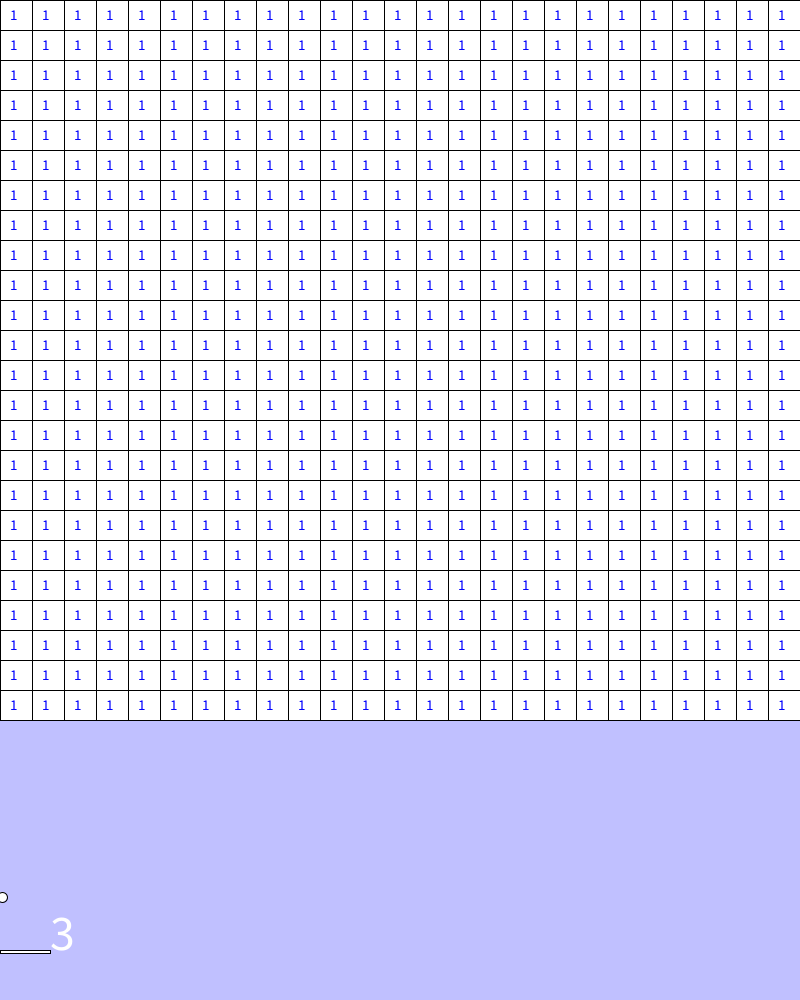
Frame 1 (no input)
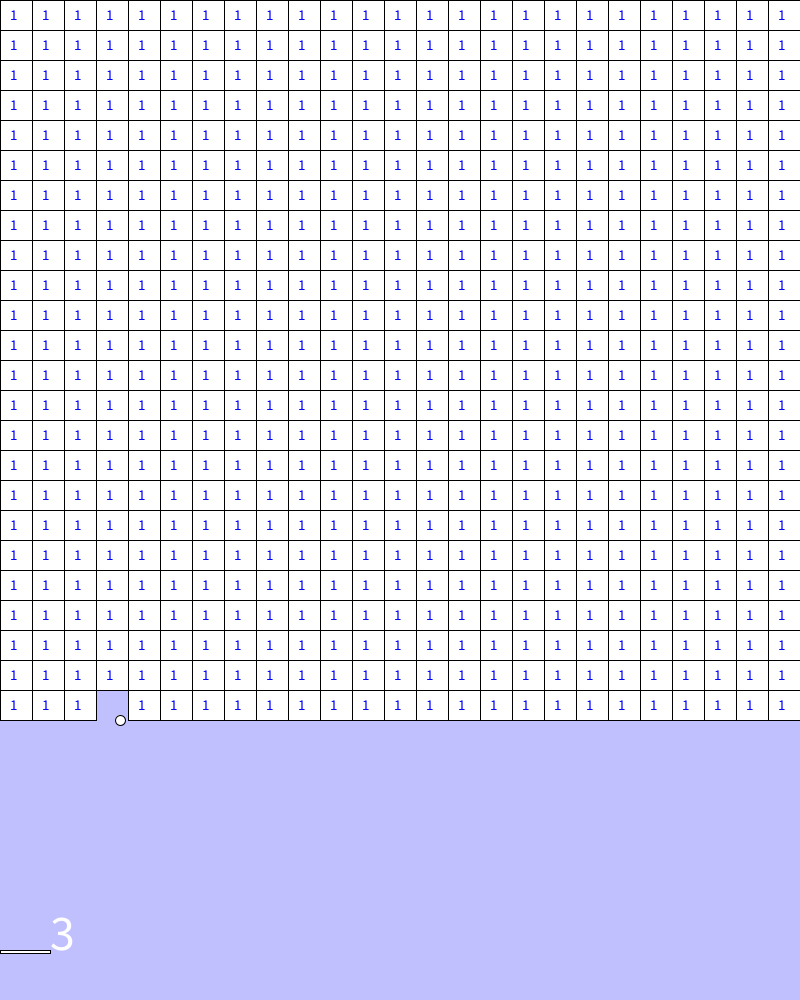
Frame 60 (the mouse pressed at the canvas centre just before this capture)
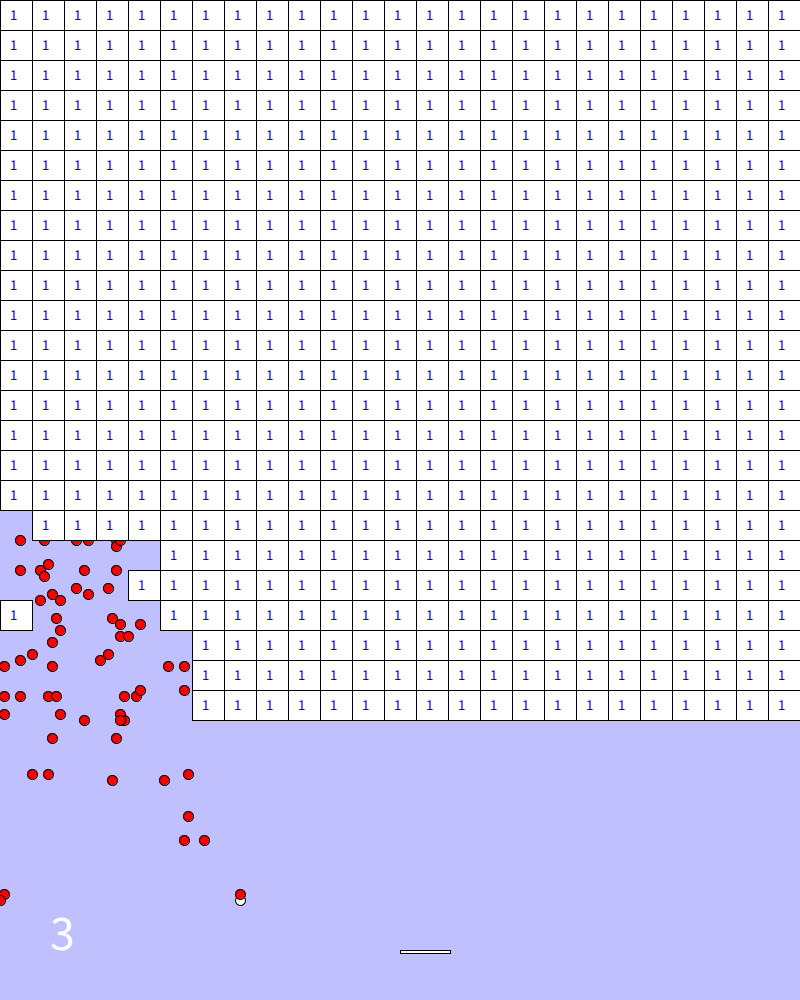
Frame 120 (the mouse held since frame 60 and released just before this capture)

The Processing sketch that drew these frames (run headless with seeded random() and noise(); from frame 60 on, the mouse is pressed at the canvas centre):

// Processing sketch: brick_breaker_game
// ── brick_breaker_game.pde
int block[][] = new int [width][height];// ブロックの配列を宣言
ArrayList<Ball> balls; // ボールを管理するリスト
float x, y, b_w = 10, b_h = 10, dx, dy;
float r_w = 50.0, r_h = 3.0;
int remain = 3; // 残機の初期値を設定&ゲームの判定

void setup() {
  size(800, 1000);
  balls = new ArrayList<Ball>();
  initBall(); // ボールの初期化
  initBlock(); // ブロックの初期化
}

void draw() {
  frameRate(165);

  background(192, 192, 255);
  // println(x,y,dx,dy);//x,yの値が代入されていない
  for(Ball ball : balls) {
    ball.update();
    ball.display();
    checkCollision(ball);
    if (ball.x + b_w >= width) {
      // ボールが左右の壁に当たったら跳ね返る
      ball.dx = -ball.dx;
      if (ball.y < 0) {
        //ボールが上の壁に当たったら跳ね返る
        ball.dy = -ball.dy;
      }
    }
    // ballが赤か白か判定する
    // 白で落ちたならリセット

    if (ball.isOriginal == true) {
      if (ball.y + b_h >= height) {
        // remain--;//永遠にひかれ続ける
        println("fall");
        if (remain > 0) {
          // initBall();//やっぱフリーズする
        }
      }
    }
    if (ball.isOriginal == !true) {
      if (ball.y + b_h > height) {
        ball.dy = -ball.dy;//赤のボールは画面底部に接触すると跳ね返る
      }
    }
    println(ball.x, ball.dx);
  }
  fill(255);
  textSize(50);
  text(remain, 50, height - 50);
  textSize(15);
  checkBlocks(); //ブロックによるボールの跳ね返り処理
  showBlocks(); //命が残っているブロックを表示する
  checkAndShowRacket(height-50); // ラケットの表示とボールの打ち返し処理

  // if (y + b_h >= height) {
    //   //動いていない
    //   remain--;
    //   if (remain > 0) {
      //     // initBall();
      //     println("落ちた");
      //     println(x,y);
      //   }
    // }
  //ボールが上部の壁に当たったら跳ね返る
  if (remain < 1) {
    background(0);
    fill(255);
    textSize(165);
    text("GAME OVER", width / 2 - 400, height / 3);
    textSize(100);
    text("RETRY", width / 2 - 150, height / 3 + 200);
  }
}

// ── addNewBalls.pde
void addNewBalls(Ball originalBall) {
  // オリジナルボールの位置と速度を元に新しいボールを追加

  Ball newBall1 = new Ball(originalBall.x, originalBall.y, originalBall.dx, -originalBall.dy, originalBall.b_w, originalBall.b_h, false, color(255,0,0)); // 赤いボール（複製）
  Ball newBall2 = new Ball(originalBall.x, originalBall.y, -originalBall.dx, originalBall.dy, originalBall.b_w, originalBall.b_h, false, color(255,0,0)); // 赤いボール（複製）
  balls.add(newBall1);
  balls.add(newBall2);
  originalBall.isOriginal = false; // オリジナルボールは複製後にオリジナルではなくなる
}

void checkCollision(Ball ball) {
  if (ball.y + ball.b_h >= height) {
    if (remain > 0) {
    }
  }
  if (ball.x <= 0 || ball.x + ball.b_w >= width) {
    ball.dx = -ball.dx;
  }
  if (ball.y <= 0) {
    ball.dy = -ball.dy;
  }
}
class Ball {
  float x, y, dx, dy, b_w, b_h;
  boolean isOriginal;
  color ballColor;

  Ball(float x, float y, float dx, float dy, float b_w, float b_h, boolean isOriginal, color ballColor) {
    this.x = x;
    this.y = y;
    this.dx = dx;
    this.dy = dy;
    this.b_w = b_w;
    this.b_h = b_h;
    this.isOriginal = isOriginal;
    this.ballColor = ballColor;
  }

  void update() {
    if (x + b_w >= width) {
      // ボールが左右の壁に当たったら跳ね返る
      dx = -dx;
    }
    if (y < 0) {
        //ボールが上の壁に当たったら跳ね返る
        dy = -dy;
      }
    x += dx;
    y += dy;
    // println(dx);
  }
  //x,yの値が代入されている

  void display() {
    fill(ballColor); // ボールの色を設定
    ellipse(x, y, b_w, b_h);
  }

  boolean hitsBlock(int row, int column) {
    // ブロックとボールの衝突判定
    float blockX = column *(width / block[0].length);
    float blockY = row *(height / block.length);
    float blockWidth = width / block[0].length;
    float blockHeight = height / block.length;
    return x + b_w > blockX && x < blockX + blockWidth && y + b_h > blockY && y < blockY + blockHeight;
  }
}

// ── ball_function.pde
/* ボールの位置と速度を初期化 */

void initBall() {
  Ball ball = new Ball(mouseX, height - 100, 2, -3, 10, 10, true, color(255)); // 白いボールの初期化
  balls.add(ball);//ballsにballの配列を追加
}

// ── block_function.pde
float bw, bh = 30.0;//ブロックの縦,横幅
int column_bk = 100;//行の数
int row_bk = 100;//列の数

void initBlock() {
  block = new int[row_bk][column_bk]; //適切なサイズのブロック配列を初期化
  for(int row = 0;
  row < 26;
  row = row + 1) {
    for(int column = 0;
    column < 24;
    column = column + 1) {
      block[row][column] = 1;//ブロックの耐久
    }
  }
  bw = width / 25; // ブロックの幅を決める
  // Ball ball = new Ball(width / 2, height / 2, 5, 5, 10, 10);
}
/* ボールが575個のブロックのいずれかにぶつかったら跳ね返る */

void checkBlocks() {
  for(int row = 0;
  row < block.length;
  row++) {
    for (int column=0; column<column_bk; column++) {
      if (block[row][column] > 0) {
        for(Ball ball : balls) {
          int ret = blockHitCheck(row * bw, column * bh, bw, bh, ball.x, ball.y, ball.b_w, ball.b_h, ball.dx, ball.dy);
          if (ret > 0) {
            if (ret == 1) {
              ball.dx = -ball.dx; // ボールのx速度を反転
            }
            else if (ret == 2) {
              ball.dy = -ball.dy; // ボールのy速度を反転
            }
            else if (ret == 3) {
              ball.dx = -ball.dx; // ボールのx速度を反転
              ball.dy = -ball.dy; // ボールのy速度を反転
            }
            block[row][column]--;
            if (block[row][column] <= 0) {
               addNewBalls(ball);//ブロックが壊れたときにボールを追加
            }
            return;
          }
        }
      }
    }
  }
}
/* 10個のブロックを表示する */

void showBlocks() {
  for(int row = 0;
  row < block.length;
  row = row + 1) {
    for(int column = 0;
    column < column_bk;
    column = column + 1) {
      if (block[row][column] > 0) {
        fill(255);
        rect(row * bw, column * bh, bw, bh); // ブロックの描画
        fill(0,0,255);
        text(block[row][column], row * bw + 10, column * bh + 20);  // ブロックごとの余命を表示
        fill(255);
      }
    }
  }
}

// ── hit_function.pde
/*
 ふたつの長方形が重なるかどうかをしらべて、
 重なったとき:true, 重ならないとき:false を返す
*/
boolean isOverlap(float x1, float y1, float w1, float h1, 
  float x2, float y2, float w2, float h2) {
  return x1 < x2+w2 && x2 < x1+w1 && y1 < y2+h2 && y2 < y1+h1;
}

/*
 長方形（ブロック、ラケット）とボールの衝突判定を行い、衝突した場合は跳ね返る方向を返す
 長方形（位置x,y; 大きさw,h)、ボール（位置bx,by; 大きさbw,bh; 速度dx,dy）
 跳ね返る方向（x軸、y軸の別）を返す
 跳ね返らない時: 0
 x軸のみの時: 1
 y軸のみの時: 2
 x軸, y軸両方の時: 3
*/
int blockHitCheck(float x, float y, float w, float h,
 float bx, float by, float bw, float bh, float dx, float dy) {
  int xflag = 0, yflag = 0;
  
  if (!isOverlap(x,y,w,h,bx+dx,by+dy,bw,bh)) {
    return 0; // 衝突していなかったら0を返す
  }
  
  if (isOverlap(x,y,w,h,bx+dx,by,bw,bh)) xflag = 1; // x軸方向の衝突判定
  if (isOverlap(x,y,w,h,bx,by+dy,bw,bh)) yflag = 2; // y軸方向の衝突判定
  return xflag + yflag; // 跳ね返る方向を表す値を返す
}
// ── racket_function.pde
/*
  checkAndShowRacket()
  float r_y;  // r_hはラケットのy座標
*/
void checkAndShowRacket(float r_y) {
  float r_x = mouseX; // r_x はラケットの左側のx座標
  
  if (r_x + r_w > width) { // 右に寄りすぎていたら補正する
    r_x = width - r_w;
  } 
  
  /* ラケットにボールが当たったらボールを上方へ跳ね返す */
for (Ball ball : balls) {
    if (blockHitCheck(r_x, r_y, r_w, r_h, ball.x, ball.y, ball.b_w, ball.b_h, ball.dx, ball.dy) > 0) {
      ball.dy = -ball.dy; // ボールのy速度を反転
    }
  }
  fill(255);
  rect(r_x, r_y, r_w, r_h); // ラケットを表示する
}
